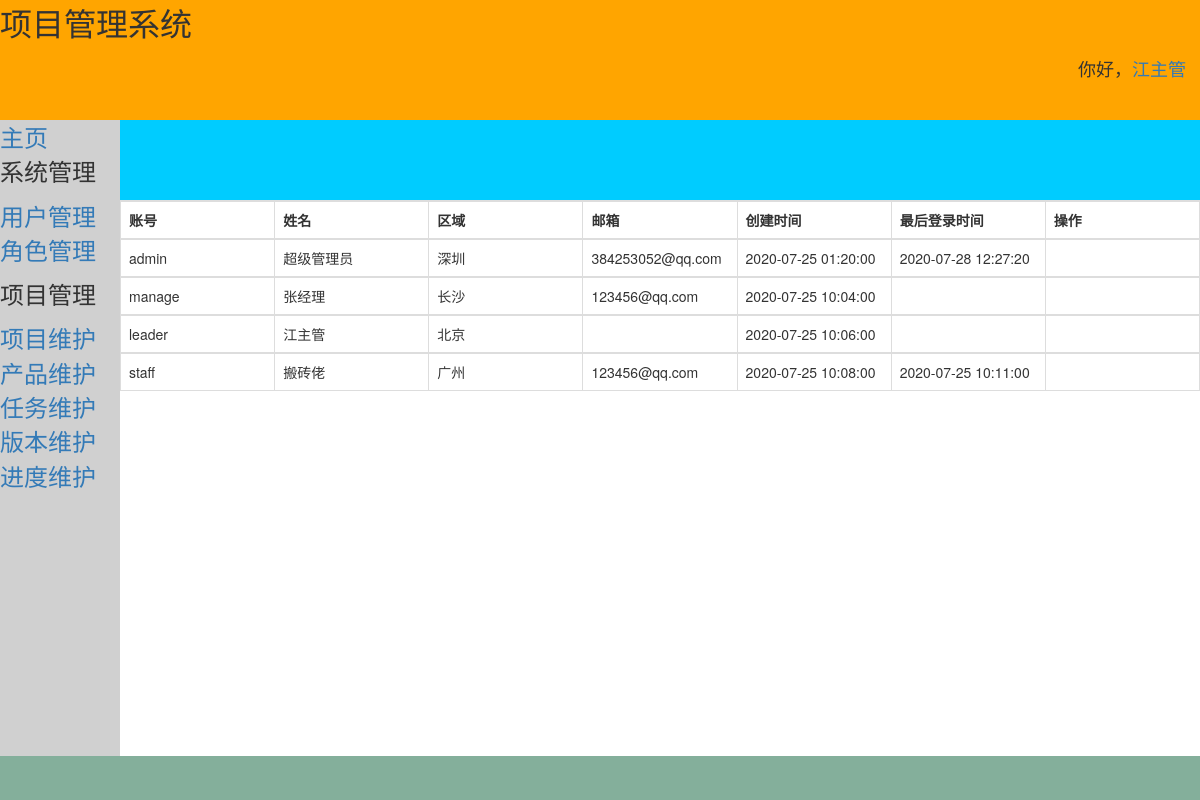
/system/user/ (signed in), run on an earlier commit of the app's database.
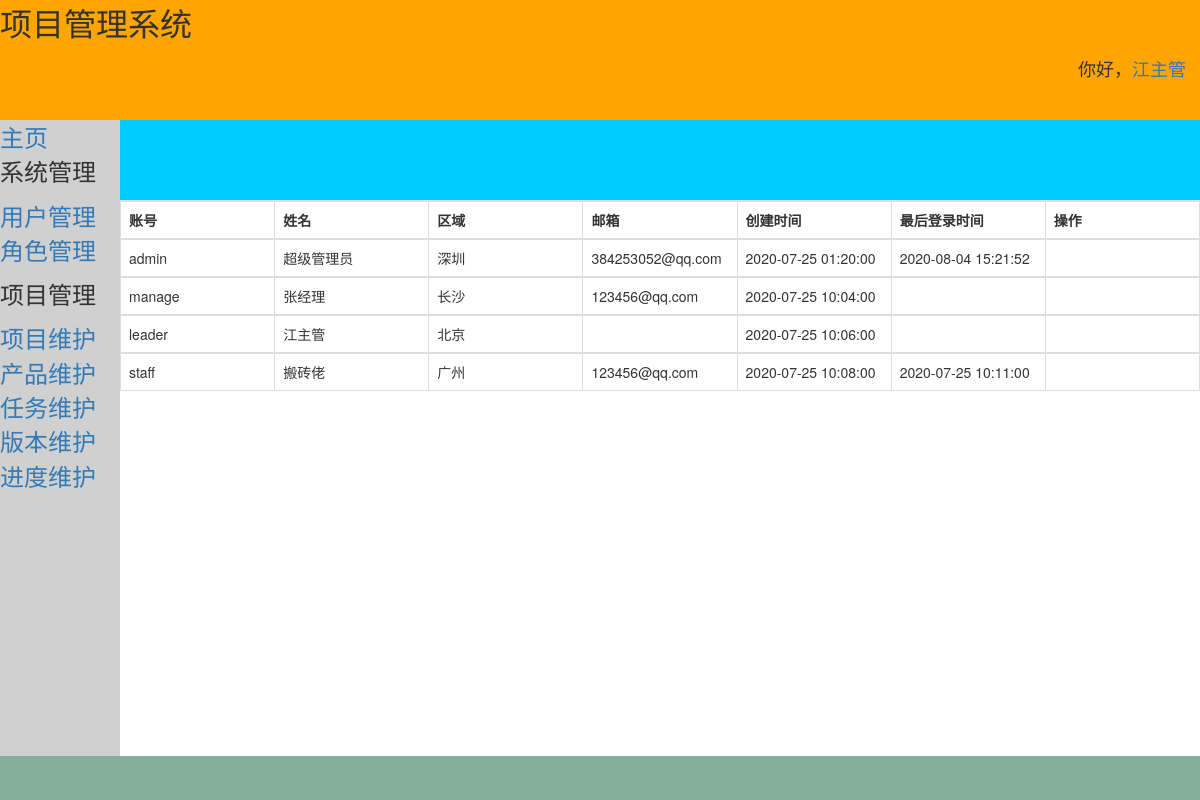
And on a later commit of the database.
### login/models.py (models this page shows)
class User(AbstractUser):
    area = models.CharField(max_length=20, verbose_name='地区')
    class Meta:
        verbose_name = '用户'
        verbose_name_plural = '用户'
        ordering = ['id']

### system/views.py (the view)
# urls.py: path('user/', views.user, name='user'),
def user(request):
    if User.objects.count() == 0:  # 如果没有用户
        context = {
            'wrong': '暂无数据',
        }
    else:
        context = {
            'userset': User.objects.all(),
            'username': request.user.first_name,
        }
    return render(request, 'system/user.html', context)

### system/templates/system/user.html (shortened to what this page needs)
{% extends 'login/base.html' %}
    {% block right %}
    <TABLE class="table table-hover table-bordered">
        <TR>
            <th>账号</th>
            <th>姓名</th>
            <th>区域</th>
            <th>邮箱</th>
            <th>创建时间</th>
            <th>最后登录时间</th>
            <th>操作</th>
        </TR>
        {% for user in userset %}
            <TR>
                <TD>{{user.username}}</TD>
                <TD>{{user.first_name}}</TD>
                <TD>{{user.area}}</TD>
                <TD>{{user.email}}</TD>
                <TD>{{user.date_joined}}</TD>
                <TD>{{user.last_login|default_if_none:''}}</TD>
                <TD></TD>
            </TR>
        {% endfor%}
    </TABLE>
    {% endblock right %}

What changed in the data, as far as the page shows it:
changed User "admin": last_login "2020-07-28 12:27:20" → "2020-08-04 15:21:52"
